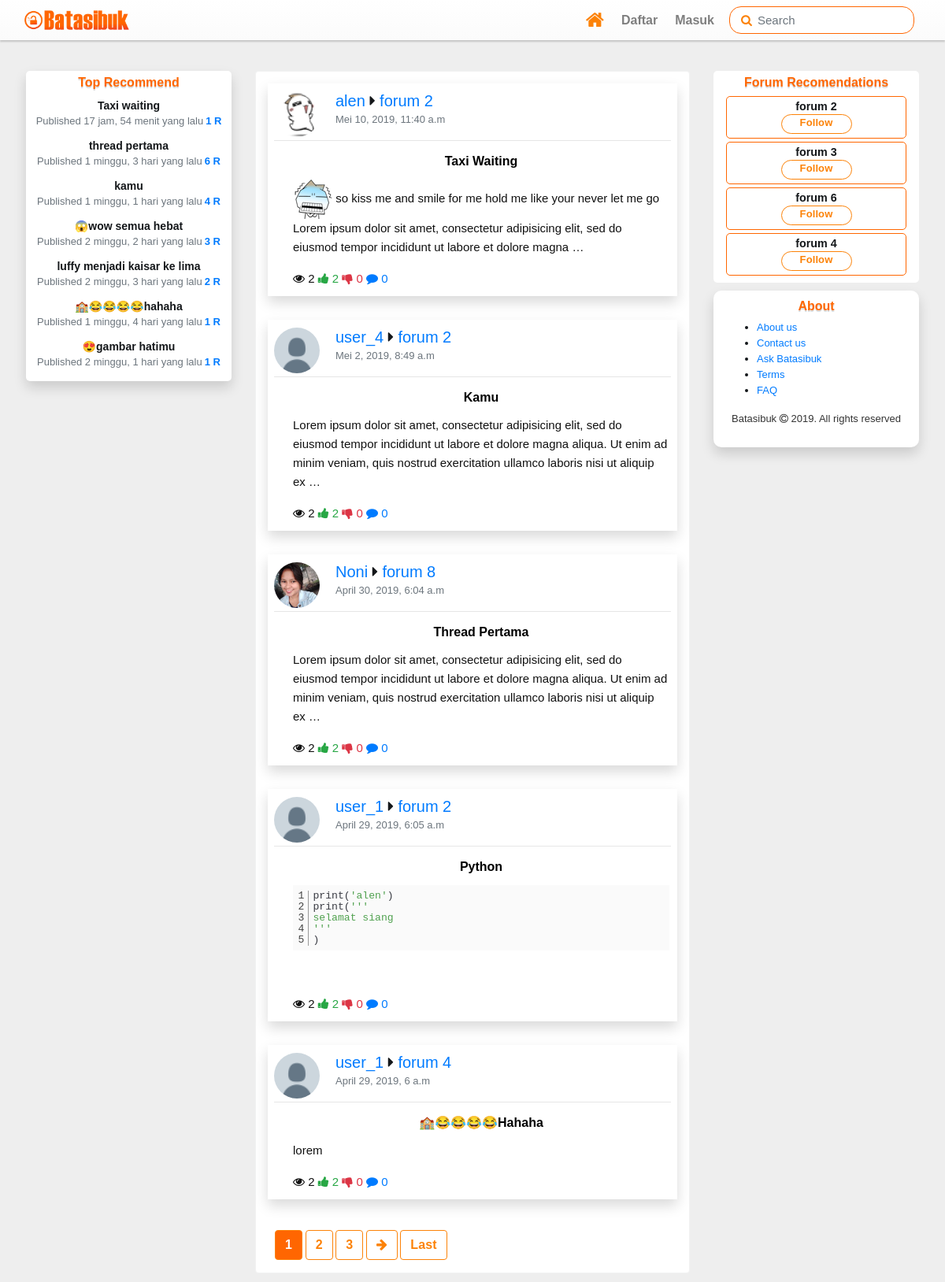
The page / on the database its author committed.
### batasibuk_forum/models.py (models this page shows, shortened)
class Votable(models.Model):
	class Meta:
		abstract=True
	votes=GenericRelation(Vote,content_type_field='vote_type',object_id_field='vote_id')
	upvotes=models.IntegerField(default=0,blank=True)
	downvotes=models.IntegerField(default=0,blank=True)
	vote_self=False

class Post(Votable):
	objects=PostsManager()
	forum_post_type=models.ForeignKey(ContentType,on_delete=models.PROTECT,related_name='_forum_posts')
	forum_post_id=models.PositiveIntegerField()
	content_forum_post=GenericForeignKey('forum_post_type','forum_post_id')
	author=models.ForeignKey(User,related_name='posts',on_delete=models.PROTECT)
	created=models.DateTimeField(auto_now_add=True)
	updated=models.DateTimeField(auto_now=True)
	updated_by=models.ForeignKey(User,blank=True,null=True,on_delete=models.PROTECT)
	post_title=models.CharField(max_length=255)
	body=RichTextUploadingField(blank=True,
								config_name='post_thread',
								external_plugin_resources=[(
									'emoji',
									'/static/ckeditor_plugins/emoji/',
									'plugin.js')]
								)
	post_slug=models.SlugField(max_length=255,blank=True,editable=False)
	status=models.IntegerField(choices=(
		(0,'Draft'),
		(1,'Post')
		),default=0)
	views=models.IntegerField(blank=True,default=0)

class Followble(models.Model):
	class Meta:
		abstract=True
	followers=GenericRelation(Follow,content_type_field='forum_type',object_id_field='forum_id')

class Forum(Followble):
	def image_path(instance,imagename):
		base_name,ext=os.path.splitext(imagename)
		return f"logo_image/{time.strftime('%y%m%d%H%M%S')}{ext}"
	category=models.ForeignKey(Category,related_name='forums',blank=True,null=True,on_delete=models.PROTECT)
	name=models.CharField(max_length=80)
	position=models.IntegerField(blank=True,default=0)
	description=models.TextField(blank=True,default='')
	moderators=models.ManyToManyField(User,blank=True)
	updated=models.DateTimeField(auto_now=True)
	posts=GenericRelation(Post,content_type_field='forum_post_type',object_id_field='forum_post_id',related_query_name='post_forum')
	post_count=models.IntegerField(blank=True,default=0)
	forum_logo=models.ImageField(default='',upload_to=image_path)

### account/models.py (models this page shows, shortened)
class Profile(Followble):
	user=models.OneToOneField(User,on_delete=models.CASCADE)
	info=models.CharField(max_length=30,blank=True,default='Kreator Batasibuk')
	date_of_birth=models.DateField(blank=True,null=True)
	gender=models.IntegerField(choices=(
		(Male,'Male'),
		(Female,'Female')
		),blank=True,default=Male)
	user_photo=models.ImageField(default='profile_image/default_profile_normal.png',upload_to=avatar_path)
	user_header=models.ImageField(default='profile_image/default_header.jpg',upload_to=header_path)
	location = models.CharField(max_length=30, blank=True)
	website=models.URLField(blank=True)

### batasibuk/views.py (the view)
# urls.py: path('',home_views.Index.as_view(),name='home'),
class Index(ListView):
	model=Post
	template_name='home.html'
	context_object_name='new_threads'
	paginate_by=5
	def get_context_data(self,*args,**kwargs):
		context=super().get_context_data(*args,**kwargs)
		if self.request.user.is_authenticated:
			context['title']='Home'
		else:
			context['title']='Welcome'
		return context
	def get_queryset(self):
		query=super().get_queryset()
		user=self.request.user
		if self.request.user.is_authenticated:
			return query.filter(Q(author=user) | Q(post_forum__followers__follower=user) | Q(post_subforum__followers__follower=user) | Q(author__profile__followers__follower=user)).distinct().order_by('-created')
		else:
			return query.order_by('-created')

### batasibuk_forum/models.py (called while the page is built)
	def get_top_recommend(self):
		posts=Post.objects.all()
		for post in posts:
			c_recommends=post.post_recommends.all().count()
			time_since=math.floor((datetime.datetime.now().timestamp()-post.created.timestamp())/3600)
			post.score=(c_recommends)/(time_since+2)**1.8
			if c_recommends==0:
				post.score=(c_recommends-1)/(time_since+2)**1.8
		posts=sorted(posts,key=lambda t:t.score,reverse=True)
		if len(posts)>10:
			return posts[0:7]
		return posts

### batasibuk_forum/templatetags/top_recommend.py (called while the page is built)
@register.inclusion_tag('snippets/post_recommends.html')
def top_recommend():
	posts=Post.objects.get_top_recommend()
	context={
		'posts':posts,
	}
	return context

@register.inclusion_tag('snippets/forum_recommend.html')
def forum_recommend(request):
	forum=Forum.objects.all()
	if request.user.is_authenticated:
		forum=Forum.objects.exclude(followers__follower=request.user)
	for f in forum:
		f.count_followers=f.followers.all().count()
	recommend_forum=sorted(forum,key=lambda c:c.count_followers,reverse=True)
	if len(recommend_forum)>4:
		recommend_forum=recommend_forum[0:4]
	return {'request':request,'forums':recommend_forum}

### batasibuk_forum/templatetags/vote_follow_filter.py (called while the page is built)
@register.simple_tag(name='is_user_follow')
def user_is_follow(to_follow,request,text=''):
	if request.user.is_authenticated and\
		to_follow.followers.filter(follower=request.user).exists():
			if text=='get_text':
				return mark_safe('<i class="fa fa-check-circle-o fa-lg"></i> Follow')
			return 'active'
	else:
		if text=='get_text':
			return 'Follow'
		return ''

### templates/home.html (shortened to what this page needs)
{% extends "base.html" %}
{% load top_recommend %}
{% block get_in_head %}
{% include "snippets/highlight/highlight_css_js.html" %}
{% endblock get_in_head %}
{% block main_content %}
<div class="row">
  	 <div class="col-md-3 d-none d-md-block order-md-1">
    	{%top_recommend%}
    </div>
    <div class="col-md-6 order-1 order-md-2 ">
		        <div class="content-posts">
		            {% with new_threads as threads  %}
		                        {% include "snippets/container_card_threads.html" %}
		                    {% endwith %}
		                {% include "snippets/this_paginated.html" %}
		        </div>
    </div>
    <div class="col-md-3 order-2 order-md-3">
      {%forum_recommend request%}
	   	{% include "snippets/footer.html" %}
	 </div>
</div>
{% endblock main_content %}

### templates/snippets/post_recommends.html
<div class="trend-threads-card shadow">
  <h6>Top Recommend</h6>
  {% for thread  in posts %}
  	<div class="trend-thread">
      <a href="{% url 'thread' thread.post_slug thread.post_title %}" class="remove-link-format">
      	<p class="threads-title">{{thread.post_title}}</p >
      	<p class="thread-detail"><span class='text-muted'>Published {{thread.created|timesince}} yang lalu</span><span class="thread-r">{{thread.post_recommends.all.count}} R</span></p>
      </a>
  	</div>
  {% endfor %}
</div>

### templates/snippets/container_card_threads.html
{% for thread in threads %}
	<div class="post-container">
        <div class="post-detail shadow">
         	<img src="{{thread.author.profile.user_photo.url}}" alt="user" class="profile-photo" />
          <div class="user-info">
            <h5><a href="{% url "creator" thread.author.username %}" class="profile-link">{{thread.author}}</a> <i class="fa fa-caret-right"></i> <a href="{% url "forum:forumview" thread.content_forum_post.id thread.content_forum_post.name%}" class="name-forum">{{thread.content_forum_post.name}}</a></h5>
            <p class="text-muted">{{thread.created}}</p>
          </div>
          <div class="hr-custom clearfix"></div>
          <div class="post-text pl-md-2 pl-lg-4">
          	<a href="{% url "thread" thread.post_slug thread.post_title %}" class="remove-link-format">
          		<p class="thread-title">{{thread.post_title}}</p>
                <p class="d-block">{{thread.body|truncatewords_html:33|safe}}</p>
                <div class="reaction">
                     <span class="text-green d-block-inline"><i class="fa fa-eye"></i> 2</span>
                    <span class="text-success d-block-inline"><i class="fa fa-thumbs-up"></i> 2</span>
                    <span class="text-danger d-block-inline"><i class="fa fa-thumbs-down"></i> 0</span>
                    <span class="text-primary d-block-inline"><i class="fa fa-comment"></i> 0</span>
              	 </div>
        	</a>
          </div>
        </div>
    </div>
    {%empty%}
		<h4 class="text-warning text-center p-4">Tidak Ada Thread</h4>
{% endfor %}

### templates/snippets/forum_recommend.html
{% load vote_follow_filter %}
<div class="suggest-forum-card">
  <h6 class="grey">Forum Recomendations</h6>
  {% for forum in forums  %}
  	<div class="follow-forum">
      <p><a href="{% url "forum:forumview" forum.id forum.name %}"class='remove-link-format'>{{forum.name}}</a></p>
      <a href="javascript:void(0)" class="btn btn-follow follow-this {%is_user_follow forum request %} " data-id='{{forum.id}}' data-action='forum'>{%is_user_follow forum request 'get_text'%}</a>
  </div>
  {% endfor %}
</div>

### static/css/style.css (style rules this page uses)
html, body { height: 100%; width: 100%; }
body { font-family: Helvetica, Arial,sans-serif; line-height: 20px; color: #14171a; background-color: #eee; font-size: 13px; padding-top: 60px; }
.btn { font-family: Helvetica,Arial,sans-serif!important; font-weight: 700; letter-spacing: .1px; }
.btn-follow { color: #fc8207; background-color: transparent; background-image: none; border-color: #fc8207; font-weight: bold; width: 120px; border-radius: 20px; }
.remove-link-format,.remove-link-format:hover,.remove-link-format:active,.remove-link-format:focus { color: inherit; text-decoration: none; }
.hr-custom { background: none; height: 1px; border-top: 1px solid #e6e6e6; width: 100%; margin: auto; margin-bottom: 10px; }
img.profile-photo { height: 58px; width: 58px; border-radius: 50%; }
.content-posts { border-radius: 4px; width: 100%; border: 1px solid #f1f2f2; margin-bottom: 20px; background-color: #fff; }
.post-container { padding: 15px; }
.post-container .post-detail { padding:10px 8px 8px; background-color: #fff; }
.post-container .post-detail .profile-photo { float: left; margin-right: 20px; }
.post-container .post-detail .user-info > h5 { margin-bottom: 2px; }
.post-container .post-detail .post-text { line-height: 24px; margin: 0; font-size: 15px; padding: 2px; position: relative; box-sizing: border-box; transition: ease-in .1s all; color: #111; }
.post-container .post-detail .post-text a > p.thread-title { font-size: 16px; color: #000; text-align: center; font-weight: bold; margin:2px 0 -5px; text-transform: capitalize; }
.trend-threads-card { width: 100%; padding:5px 10px; background-color: #fff; border-radius: 5px; text-align: center; margin-bottom: 10px; min-height: 200px; }
.trend-threads-card .trend-thread { padding:2px; border-radius: 0; width: 100%%; border-bottom: 2px solid rgba(0,0,0,0); transition: ease-in .2s all; }
.trend-threads-card > h6 { font-weight: bold; color: #ff6600; text-shadow: 0rem .14rem rgba(0,0,0,.15); }
.trend-threads-card .trend-thread > a > .threads-title { margin-bottom: 0px; font-weight: bold; font-size: 14px; margin-bottom: 0; }
.trend-threads-card .trend-thread > a > .thread-detail { margin-bottom: 5px; }
.trend-threads-card .trend-thread > a > .thread-detail .thread-r { font-size: 13px; font-weight: bold; margin-left: 3px; color: #007bff; }
.suggest-forum-card { width: 100%; padding:5px 10px; background-color: #fff; border-radius: 5px; text-align: center; margin-bottom: 10px; }
.suggest-forum-card .follow-forum { padding:2px; border-radius: 5px; width: 95%; border: 1px solid #ff6600; margin-bottom:4px; }
.suggest-forum-card > h6 { font-weight: bold; color:#ff6600; text-shadow: 0rem .14rem rgba(0,0,0,.15); }
.suggest-forum-card .follow-forum { margin-left: auto; margin-right: auto; }
.suggest-forum-card .follow-forum > p { display: block; margin-bottom: 0px; font-weight: bold; font-size: 1.1em; transition: ease-in .2s all; }
.suggest-forum-card .follow-forum .btn-follow { height: 25px; width: 90px; font-size: 13px; padding: 0; margin-top: 0px; margin-bottom: 3px; }

### rows shown on the page
Post: post_title "Taxi waiting", created "17 jam, 54 menit", post_recommends.all.count "1", author.profile.user_photo (picture), author "alen", content_forum_post.name "forum 2", created "Mei 10, 2019, 11:40 a.m", post_title "Taxi Waiting", body (picture), body "so kiss me and smile for me hold me like your never let me go Lorem ipsum dolor sit amet, consectetur adipisicing elit, sed do eiusmod tempor incididunt ut labore et dolore magna …"
Post: post_title "thread pertama", created "1 minggu, 3 hari", post_recommends.all.count "6", author.profile.user_photo (picture), author "Noni", content_forum_post.name "forum 8", created "April 30, 2019, 6:04 a.m", post_title "Thread Pertama", body "Lorem ipsum dolor sit amet, consectetur adipisicing elit, sed do eiusmod tempor incididunt ut labore et dolore magna aliqua. Ut enim ad minim veniam, quis nostrud exercitation ullamco laboris nisi ut aliquip ex …"
Post: post_title "kamu", created "1 minggu, 1 hari", post_recommends.all.count "4", author.profile.user_photo (placeholder picture), author "user_4", content_forum_post.name "forum 2", created "Mei 2, 2019, 8:49 a.m", post_title "Kamu", body "Lorem ipsum dolor sit amet, consectetur adipisicing elit, sed do eiusmod tempor incididunt ut labore et dolore magna aliqua. Ut enim ad minim veniam, quis nostrud exercitation ullamco laboris nisi ut aliquip ex …"
Post: post_title "😱wow semua hebat", created "2 minggu, 2 hari", post_recommends.all.count "3"
Post: post_title "luffy menjadi kaisar ke lima", created "2 minggu, 3 hari", post_recommends.all.count "2"
Post: post_title "🏫😂😂😂😂hahaha", created "1 minggu, 4 hari", post_recommends.all.count "1", author.profile.user_photo (placeholder picture), author "user_1", content_forum_post.name "forum 4", created "April 29, 2019, 6 a.m", body "lorem"
Post: post_title "😍gambar hatimu", created "2 minggu, 1 hari", post_recommends.all.count "1"
Post: author.profile.user_photo (placeholder picture), author "user_1", content_forum_post.name "forum 2", created "April 29, 2019, 6:05 a.m", post_title "Python"
Forum: name "forum 2", is_user_follow "Follow"
Forum: name "forum 3", is_user_follow "Follow"
Forum: name "forum 6", is_user_follow "Follow"
Forum: name "forum 4", is_user_follow "Follow"

### other values the page prints
{{ num }} "1"
{{ num }} "2" "3"
